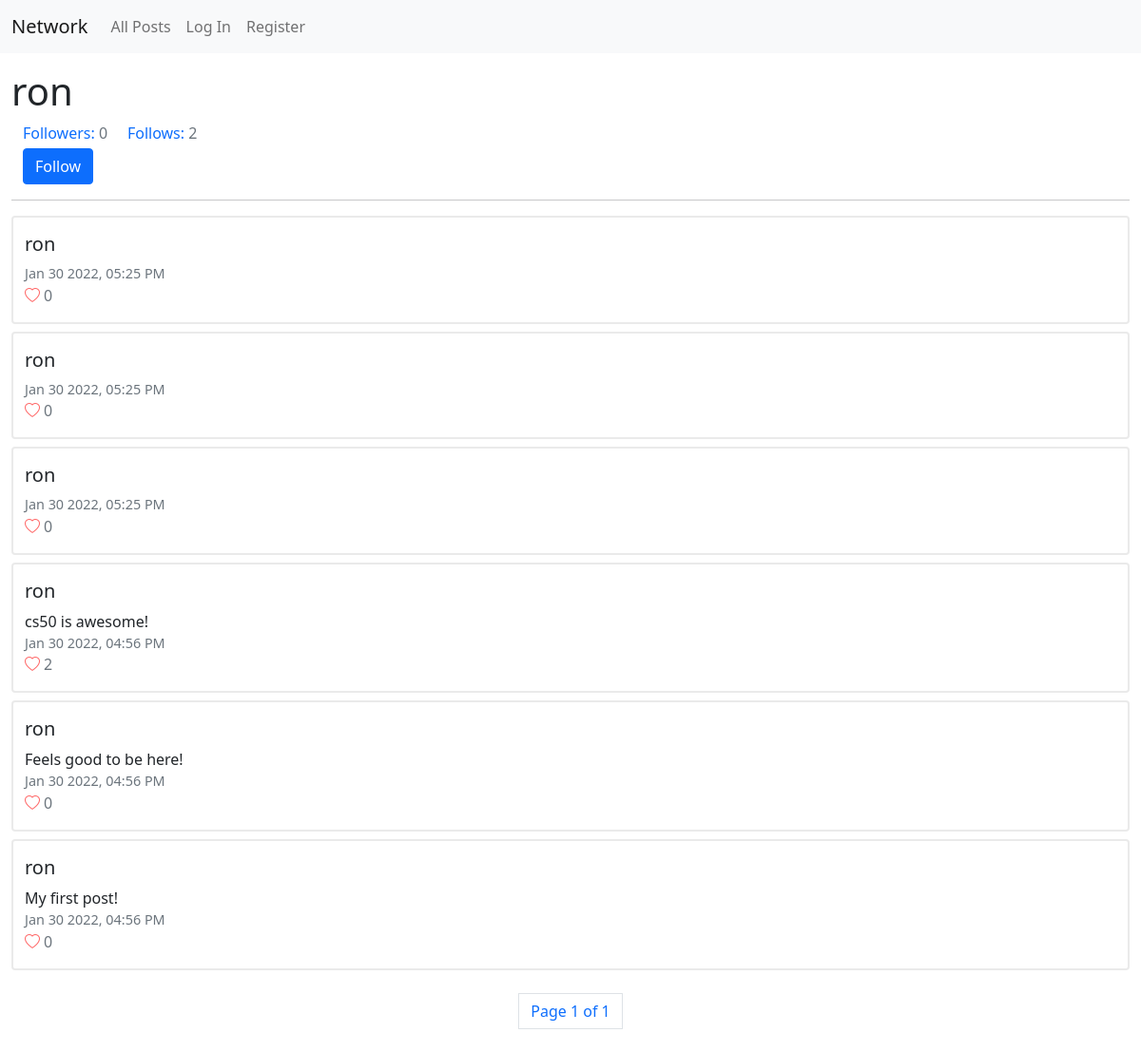
/profile/ron, run on the app's committed database.
### network/models.py (models this page shows, shortened)
class User(AbstractUser):
    follows = models.ManyToManyField("User", blank=True, related_name="followers")

class Post(models.Model):
    user = models.ForeignKey("User", on_delete=models.CASCADE, related_name="posts")
    content = models.TextField(blank=True)
    timestamp = models.DateTimeField(auto_now_add=True)
    like = models.ManyToManyField("User", blank=True, related_name="liked")
    def timestampOfPost(self):
        return self.timestamp.strftime("%b %d %Y, %I:%M %p")

### network/views.py (the view)
# urls.py: path("profile/<str:username>", views.profile, name="profile")
def profile(request, username):
    user = User.objects.get(username=username)
    posts = user.posts.all().order_by("id").reverse()
    p = Paginator(posts, 10, orphans=0, allow_empty_first_page=True)
    pageNumber = request.GET.get('page')
    pageObj = p.get_page(pageNumber)
    return render(request, "network/profile.html", {
        'page_obj': pageObj,
        'userProfile': user
    })
    return HttpResponse(status=204)

### network/templates/network/profile.html (shortened to what this page needs)
{% extends "network/layout.html" %}
{% load static %}
{% block body %}
    <h1>{{ userProfile.username }}</h1>
    <div class="container-fluid">
        <span class="text-primary">Followers:</span>&nbsp;<span class="text-muted followers">{{ userProfile.followers.all.count }}</span>&nbsp;&nbsp;&nbsp;&nbsp;
        <span class="text-primary">Follows:</span>&nbsp;<span class="text-muted">{{ userProfile.follows.all.count }}</span>
    </div>
    {% if user.username != userProfile.username %}
        {% if userProfile in user.follows.all %}
            <div class="container-fluid" style="margin-top: 0.25rem;"><button class="btn btn-primary follow" data-id="{{ userProfile.id }}">Unfollow</button></div>
        {% else %}
            <div class="container-fluid" style="margin-top: 0.25rem;"><button class="btn btn-primary follow" data-id="{{ userProfile.id }}">Follow</button></div>
        {% endif %}
    {% endif %}
    <hr>
    {% for post in page_obj %}
        <div class="post container-fluid">
            <h5>{{ post.user }}</h5>
            <div class="content">{{ post.content }}</div>
            <div class="post-timestamp text-muted">{{ post.timestampOfPost }}</div>
            {% if user in post.like.all %}
                <div><i class="bi bi-heart-fill heart" data-id="{{ post.id }}"></i><span class="text-muted count" id="{{ post.id }}">{{ post.like.all.count }}</span></div>
            {% else %}
                <div><i class="bi bi-heart heart" data-id="{{ post.id }}" id="like"></i><span class="text-muted count" id="{{ post.id }}">{{ post.like.all.count }}</span></div>
            {% endif %}
        </div>
    {% endfor %}
    <nav aria-label="Page navigation example" id="pagination">
        <ul class="pagination justify-content-center">
            <li class="page-item page-link">Page {{ page_obj.number }} of {{ page_obj.paginator.num_pages  }}</li>
        </ul>
    </nav>
{% endblock %}

### network/static/network/styles.css (style rules this page uses)
* { box-sizing: border-box; }
.new-post, .post { border: 2px solid #eaeaea; border-radius: 4px; padding-top: 1rem; padding-bottom: 1rem; }
#pagination { margin: 1.5rem; }
.post { margin-bottom: 0.5rem; }
.post-timestamp { font-size: 0.9rem !important; }
.heart { color: #ff6666; }
.count { margin-left: 0.25rem; }

### data on the page
User: username "ron", followers.all.count "0", follows.all.count "2"
Post: user "ron", timestampOfPost "Jan 30 2022, 05:25 PM", like.all.count "0"
Post: user "ron", timestampOfPost "Jan 30 2022, 05:25 PM", like.all.count "0"
Post: user "ron", timestampOfPost "Jan 30 2022, 05:25 PM", like.all.count "0"
Post: user "ron", content "cs50 is awesome!", timestampOfPost "Jan 30 2022, 04:56 PM", like.all.count "2"
Post: user "ron", content "Feels good to be here!", timestampOfPost "Jan 30 2022, 04:56 PM", like.all.count "0"
Post: user "ron", content "My first post!", timestampOfPost "Jan 30 2022, 04:56 PM", like.all.count "0"

### other printed values
{{ page_obj.number }} "1"
{{ page_obj.paginator.num_pages }} "1"
